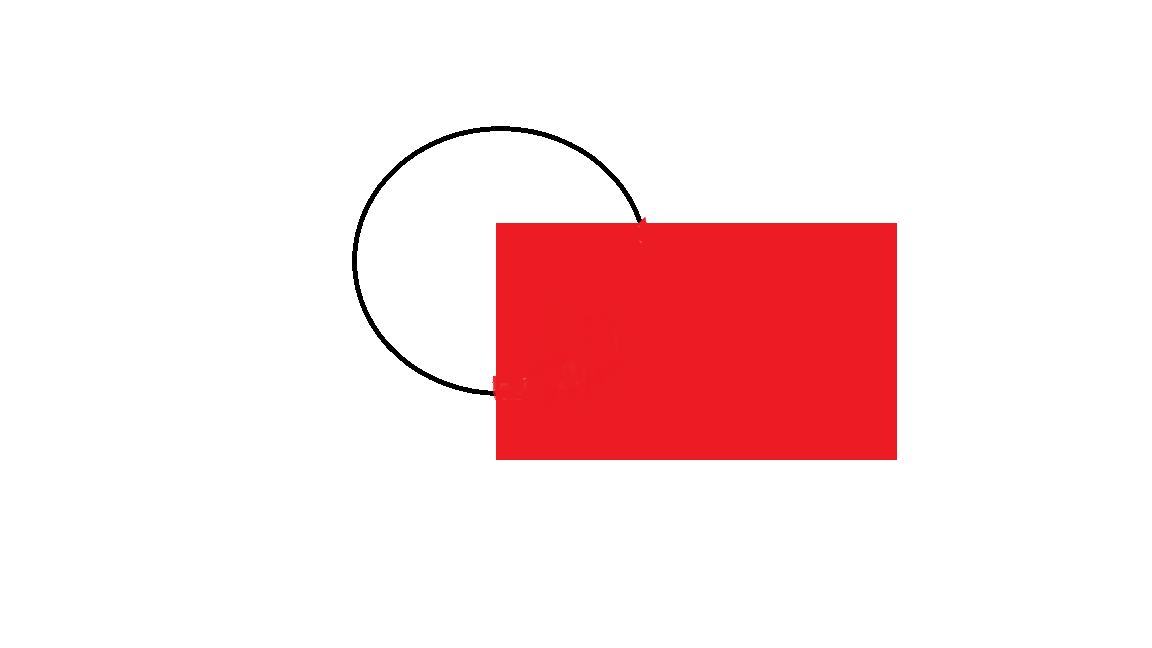
#> input picture 3. Completing Incomplete Curves/test.png, 1152 x 648 px
$ python occulsion.py
#> lines starting #> are read from the running program, lines starting #| are printed output that depends on the picture; after the words box and inside, x2 and y2 are one past the last pixel; in counts of white or black regions, pixels touching at a corner belong together; long printed decimals are rounded
#> the answer given: test.png
#> in detect_shapes, image is the input picture: shape (648, 1152, 3); mean B, G, R 226.1, 225, 251.7
### 3. Completing Incomplete Curves/polygon.py
import cv2
import numpy as np
import matplotlib.pyplot as plt

def is_angle_close(angle, target_angle, tolerance=10):
    return abs(angle - target_angle) < tolerance

# [7 lines left out: function draw_rectangle, not called in this run]

def is_valid_rectangle(corners, tolerance=10):
    angles = []
    if len(corners) < 4:
        return
    for i in range(4):
        pt1 = corners[i]
        pt2 = corners[(i + 1) % 4]
        pt3 = corners[(i + 2) % 4]
        vec1 = pt2 - pt1
        vec2 = pt3 - pt2
        angle = np.arctan2(vec2[1], vec2[0]) - np.arctan2(vec1[1], vec1[0])
        angle = np.degrees(angle)
        angle = abs(angle) % 180
        angles.append(angle)
    close_to_90_count = sum(is_angle_close(angle, 90, tolerance) for angle in angles)
    return close_to_90_count >= 2

def is_valid_triangle(corners, tolerance=10):
    if len(corners) < 3:
        return False
    angles = []
    for i in range( 3):
        pt1 = corners[i]
        pt2 = corners[(i + 1) % 3]
        pt3 = corners[(i + 2) % 3]
        vec1 = pt2 - pt1
        vec2 = pt3 - pt2
        angle = np.arctan2(vec2[1], vec2[0]) - np.arctan2(vec1[1], vec1[0])
        angle = np.degrees(angle)
        angle = abs(angle) % 180
        angles.append(angle)
        print(angles,"triangle")
    close_to_90_count = sum(is_angle_close(angle, 90, 20) for angle in angles)
    close_to_60_count = sum(is_angle_close(angle, 60, 30) for angle in angles)
    return close_to_60_count >= 2 and close_to_90_count == 0

def perpendicular_distance(point, line_start, line_end):
    line_start = np.array(line_start)
    line_end = np.array(line_end)
    point = np.array(point)
    line_vec = line_end - line_start
    point_vec = point - line_start
    line_len = np.linalg.norm(line_vec)
    if line_len == 0:
        return np.linalg.norm(point - line_start)
    line_vec_normalized = line_vec / line_len
    projection = np.dot(point_vec, line_vec_normalized)
    if projection < 0:
        nearest_point = line_start
    elif projection > line_len:
        nearest_point = line_end
    else:
        nearest_point = line_start + projection * line_vec_normalized
    return np.linalg.norm(point - nearest_point)

# [11 lines left out: function find_closest_point_on_contour, not called in this run]

def find_all_distances_to_contour(shape_points, contour):
    distances = []
    contour = [tuple(pt[0]) for pt in contour]
    num_contour_points = len(contour)
    for pt in shape_points:
        pt = tuple(pt)
        min_distance = float('inf')
        for i in range(num_contour_points):
            line_start = contour[i]
            line_end = contour[(i + 1) % num_contour_points]
            distance = perpendicular_distance(pt, line_start, line_end)
            if distance < min_distance:
                min_distance = distance
        distances.append(min_distance)
    return distances

# [15 lines left out: function count_continuous_points_within_threshold, not called in this run]

def generate_rectangle_points(rectangle, num_points=300):
    if not isinstance(rectangle, tuple) or len(rectangle) != 3:
        raise ValueError("Rectangle is not in the expected format.")
    (cx, cy), (w, h), angle = rectangle
    corners = [
        (cx - w / 2, cy - h / 2),
        (cx + w / 2, cy - h / 2),
        (cx + w / 2, cy + h / 2),
        (cx - w / 2, cy + h / 2)
    ]
    side_lengths = [
        np.linalg.norm(np.array(corners[0]) - np.array(corners[1])),
        np.linalg.norm(np.array(corners[1]) - np.array(corners[2])),
        np.linalg.norm(np.array(corners[2]) - np.array(corners[3])),
        np.linalg.norm(np.array(corners[3]) - np.array(corners[0]))
    ]
    perimeter = sum(side_lengths)
    points_per_side = num_points // 4
    remainder_points = num_points % 4
    if len(corners) < 4:
        return
    points = []
    for i in range(4):
        start_point = np.array(corners[i])
        end_point = np.array(corners[(i + 1) % 4])
        side_length = side_lengths[i]
        for j in range(points_per_side + (1 if i < remainder_points else 0)):
            alpha = j / (points_per_side + 1)
            point = start_point * (1 - alpha) + end_point * alpha
            points.append(point)
    return np.array(points)

def calculate_global_distance_threshold(contours, percentage=1):
    all_distances = []
    for contour in contours:
        if len(contour) >= 4:
            epsilon = 0.02 * cv2.arcLength(contour, True)
            approx = cv2.approxPolyDP(contour, epsilon, True)
            if len(approx) <= 10:
                rect = cv2.minAreaRect(approx)
                shape_points = generate_rectangle_points(rect)
                distances = find_all_distances_to_contour(shape_points, approx)
                all_distances.extend(distances)
    if all_distances:
        all_distances.sort()
        num_distances = len(all_distances)
        min_percentage_count = int(num_distances * percentage)
        min_distances = all_distances[:min_percentage_count]
        mean_distance = np.mean(min_distances)
        return mean_distance - 0.1 * mean_distance, mean_distance + 0.1 * mean_distance
    return 0, 0

def calculate_centroid(points):
    return np.mean(points, axis=0)

def calculate_angle(vector):
    return np.arctan2(vector[1], vector[0])

# [51 lines left out: functions create_equilateral_triangle, calculate_angle_between_vectors, generate_triangle_points, align_triangle, calculate_orientation, not called in this run]

def detect_triangles_rectangles_squares(image, min_continuous_points_rect=0, min_continuous_points_tri=0, triangle_area_percentage=0.02):
#> called with min_continuous_points_rect = 160, min_continuous_points_tri = 50, triangle_area_percentage = 0.02
    firstRect = None
    gray = cv2.cvtColor(image, cv2.COLOR_BGR2GRAY)
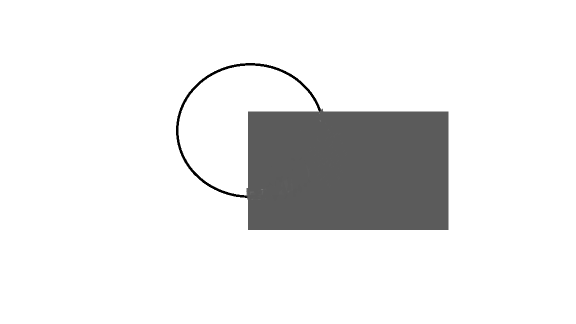
#> gray: shape (648, 1152) (shown at 1/2 size); min 0, max 255, mean 233.1
    blurred = cv2.GaussianBlur(gray, (5, 5), 0)
    edges = cv2.Canny(blurred, 50, 150)
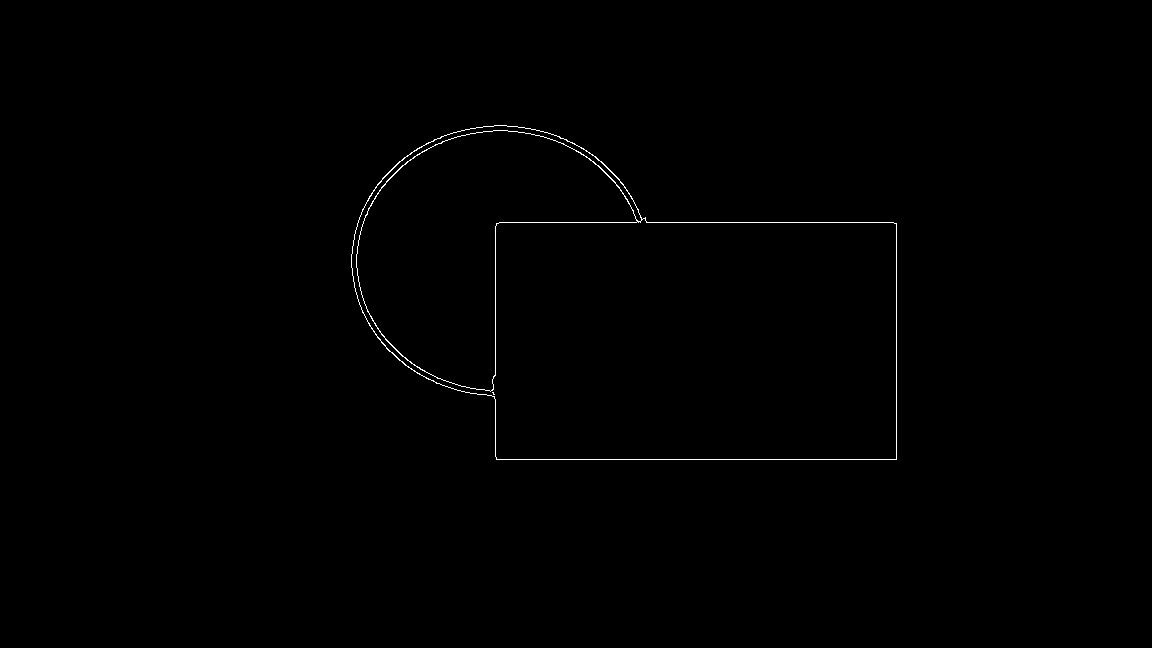
#> edges: shape (648, 1152); 0.35% white in thin lines or dots, all inside (x1, y1, x2, y2) = (351, 125, 897, 460)
    contours, _ = cv2.findContours(edges, cv2.RETR_TREE, cv2.CHAIN_APPROX_SIMPLE)
#> contours = 4 contours, 1 with area under 20; largest, box (x1, y1, x2, y2) and area: (351, 125, 897, 460) 135795, (351, 125, 897, 460) 98003, (356, 130, 638, 392) 37528
    detected_contours = image.copy()
    min_threshold, max_threshold = calculate_global_distance_threshold(contours)
#> the loop in calculate_global_distance_threshold, `for contour in contours:` made 4 passes
#> epsilon on pass 1: 32.29
    image_area = image.shape[0] * image.shape[1]
    triangle_area_threshold = image_area * triangle_area_percentage
    valid_rectangles = []
    valid_triangles = []
    firstRect = []
    rectangle_count = 0
    for contour in contours:
        epsilon = 0.02 * cv2.arcLength(contour, True)
        approx = cv2.approxPolyDP(contour, epsilon, True)
        if len(approx) <= 6 and is_valid_triangle(np.array([pt[0] for pt in approx])):
            area = cv2.contourArea(approx)
            if area > triangle_area_threshold:
                continuous_points_count = count_continuous_points_within_threshold(np.array([pt[0] for pt in approx]), approx, min_threshold)
                centroid = calculate_centroid(np.array([pt[0] for pt in approx]))
                aligned_triangle = align_triangle(np.array([pt[0] for pt in approx]), centroid)
                triangle_points = generate_triangle_points(aligned_triangle, num_points=100)
                continuous_points_count = count_continuous_points_within_threshold(triangle_points, approx, min_threshold)
                print(continuous_points_count,"trianlge")
                if continuous_points_count >= min_continuous_points_tri:
                    valid_triangles.append(aligned_triangle)
        elif len(approx) <= 10 and is_valid_rectangle(np.array([pt[0] for pt in approx])):
            rectangle_count += 1
            rect = cv2.minAreaRect(approx)
            rect_points = generate_rectangle_points(rect)
            continuous_points_count = count_continuous_points_within_threshold(rect_points, approx, min_threshold)
            if rectangle_count == 1:
                firstRect.append(rect)
            if continuous_points_count >= min_continuous_points_rect:
                valid_rectangles.append(rect)
#> this loop made 4 passes
#| [45.0] triangle
#| [45.0, 26.565] triangle
#| [45.0, 26.565, 161.565] triangle
    for triangle in valid_triangles:
        cv2.polylines(detected_contours, [triangle], True, (0, 255, 0), 2)
#> this loop made 0 passes
    if len(valid_rectangles) == 0 and len(firstRect) != 0:
        for rect in firstRect:
            box = cv2.boxPoints(rect)
            box = np.int0(box)
            cv2.drawContours(detected_contours, [box], 0, (255, 0, 0), 2)
            return detected_contours
    for rect in valid_rectangles:
        box = cv2.boxPoints(rect)
        box = np.int0(box)
        cv2.drawContours(detected_contours, [box], 0, (255, 0, 0), 2)
    return detected_contours

def detect_phase1(image_path):
    image = cv2.imread(image_path)
    min_continuous_points_rect = 160
    min_continuous_points_tri = 50
    detected_image = detect_triangles_rectangles_squares(image, min_continuous_points_rect, min_continuous_points_tri)
    detected_image_rgb = cv2.cvtColor(detected_image, cv2.COLOR_BGR2RGB)
    return detected_image_rgb

### 3. Completing Incomplete Curves/occulsion.py
import cv2
import numpy as np
import svgwrite
import matplotlib.pyplot as plt
from polygon import detect_phase1
from skimage.measure import approximate_polygon, find_contours

def imgae_to_polyline(image_path):
    img = cv2.imread(image_path, 0)
    contours = find_contours(img, 0)
    paths_XYs = []
    for contour in contours:
        polygon1 = approximate_polygon(contour, tolerance=2.5)
        polygon2 = approximate_polygon(contour, tolerance=15)
        paths_XYs.append([contour])
    result_contour = np.zeros(img.shape + (3, ), np.uint8)
    result_polygon1 = np.zeros(img.shape + (3, ), np.uint8)
    result_polygon2 = np.zeros(img.shape + (3, ), np.uint8)
    for contour in contours:
        polygon1 = approximate_polygon(contour, tolerance=2.5)
        polygon2 = approximate_polygon(contour, tolerance=15)
        contour = contour.astype(np.int64).tolist()
        polygon1 = polygon1.astype(np.int64).tolist()
        polygon2 = polygon2.astype(np.int64).tolist()
        for idx, coords in enumerate(contour[:-1]):
            y1, x1, y2, x2 = coords + contour[idx + 1]
            result_contour = cv2.line(result_contour, (x1, y1), (x2, y2),
                                    (0, 255, 0), 2)
        for idx, coords in enumerate(polygon1[:-1]):
            y1, x1, y2, x2 = coords + polygon1[idx + 1]
            result_polygon1 = cv2.line(result_polygon1, (x1, y1), (x2, y2),
                                    (0, 255, 0), 2)
        for idx, coords in enumerate(polygon2[:-1]):
            y1, x1, y2, x2 = coords + polygon2[idx + 1]
            result_polygon2 = cv2.line(result_polygon2, (x1, y1), (x2, y2),
                                    (0, 255, 0), 2)
    svg_path = 'output_image.svg'
    polylines2svg(paths_XYs, svg_path)
    cv2.imwrite('contour_lines.png', result_contour)
    cv2.imwrite('polygon1_lines.png', result_polygon1)
    cv2.imwrite('polygon2_lines.png', result_polygon2)

def polylines2svg(paths_XYs, svg_path):
    W, H = 0, 0
    for path_XYs in paths_XYs:
        for XY in path_XYs:
            if XY.ndim == 2:
                W, H = max(W, np.max(XY[:, 1])), max(H, np.max(XY[:, 0]))
    padding = 0.2
    W, H = int(W + padding * W), int(H + padding * H)
    dwg = svgwrite.Drawing(svg_path, profile='tiny', shape_rendering='crispEdges', size=(W, H))
    group = dwg.g()
    color = "black"
    for path in paths_XYs:
        path_data = []
        for XY in path:
            path_data.append(f"M {XY[0, 1]},{XY[0, 0]}")
            for j in range(1, len(XY)):
                path_data.append(f"L {XY[j, 1]},{XY[j, 0]}")
            if not np.allclose(XY[0], XY[-1]):
                path_data.append("Z")
        group.add(dwg.path(d=" ".join(path_data), fill='none', stroke=color, stroke_width=2))
    dwg.add(group)
    dwg.save()

def generate_ellipse_points(ellipse, num_points=100):
    if not isinstance(ellipse, tuple) or len(ellipse) != 3:
        raise ValueError("Ellipse is not in the expected format.")
    (cx, cy), (MA, ma), angle = ellipse
    t = np.linspace(0, 2 * np.pi, num_points)
    x = cx + (MA / 2) * np.cos(t) * np.cos(np.deg2rad(angle)) - (ma / 2) * np.sin(t) * np.sin(np.deg2rad(angle))
    y = cy + (MA / 2) * np.cos(t) * np.sin(np.deg2rad(angle)) + (ma / 2) * np.sin(t) * np.cos(np.deg2rad(angle))
    return np.column_stack((x, y))

def generate_circle_points(circle, num_points=100):
    (cx, cy), radius = circle
    t = np.linspace(0, 2 * np.pi, num_points)
    x = cx + radius * np.cos(t)
    y = cy + radius * np.sin(t)
    return np.column_stack((x, y))

def generate_rectangle_points(rectangle, num_points=100):
    if not isinstance(rectangle, tuple) or len(rectangle) != 3:
        raise ValueError("Rectangle is not in the expected format.")
    (cx, cy), (w, h), angle = rectangle
    t = np.linspace(0, 2 * np.pi, num_points)
    theta = np.deg2rad(angle)
    corners = [
        (cx - w / 2, cy - h / 2),
        (cx + w / 2, cy - h / 2),
        (cx + w / 2, cy + h / 2),
        (cx - w / 2, cy + h / 2)
    ]
    x = [corner[0] for corner in corners] + [corners[0][0]]
    y = [corner[1] for corner in corners] + [corners[0][1]]
    return np.column_stack((x, y))

def find_closest_point_on_contour(point, contour):
    min_dist = float('inf')
    closest_point = None
    for pt in contour:
        dist = np.linalg.norm(np.array(point) - np.array(pt[0]))
        if dist < min_dist:
            min_dist = dist
            closest_point = pt[0]
    return closest_point, min_dist

def find_all_distances_to_contour(shape_points, contour):
    distances = []
    for pt in shape_points:
        closest_point, distance = find_closest_point_on_contour(pt, contour)
        distances.append(distance)
    return distances

def calculate_global_distance_threshold(contours, percentage=0.3, shape_type='ellipse'):
    all_distances = []
    for contour in contours:
        if len(contour) >= 5:
            try:
                if shape_type == 'ellipse':
                    shape = cv2.fitEllipse(contour)
                    shape_points = generate_ellipse_points(shape)
                elif shape_type == 'circle':
                    (cx, cy), radius = cv2.minEnclosingCircle(contour)
                    shape_points = generate_circle_points(((cx, cy), radius))
                elif shape_type == 'rectangle':
                    rect = cv2.minAreaRect(contour)
                    shape_points = generate_rectangle_points(rect)
                distances = find_all_distances_to_contour(shape_points, contour)
                all_distances.extend(distances)
            except cv2.error as e:
                print(f"Error fitting shape: {e}")
    all_distances.sort()
    num_distances = len(all_distances)
    min_percentage_count = int(num_distances * percentage)
    min_distances = all_distances[:min_percentage_count]
    threshold = np.mean(min_distances) if min_distances else 0
    return 1.1*threshold

def count_continuous_points_within_threshold(shape_points, contour, distance_threshold):
    continuous_count = 0
    max_continuous = 0
    for pt in shape_points:
        closest_point, distance = find_closest_point_on_contour(pt, contour)
        if distance <= distance_threshold:
            continuous_count += 1
        else:
            if continuous_count > max_continuous:
                max_continuous = continuous_count
            continuous_count = 0
    if continuous_count > max_continuous:
        max_continuous = continuous_count
    return max_continuous

def calculate_ellipse_area(ellipse):
    _, (MA, ma), _ = ellipse
    return np.pi * (MA / 2) * (ma / 2)

def detect_shapes(image_path, min_major_axis=80, max_major_axis=1000, min_aspect_ratio=0.5, max_aspect_ratio=2,
                  ellipse_percentage=0.3, circle_percentage=0.3, rectangle_percentage=0.3, min_continuous_points=6,
                  min_circle_radius=10, min_side_length=30, area_difference_threshold=0.2):
    image = cv2.imread(image_path)
    processed_image = detect_phase1(image_path)
    gray = cv2.cvtColor(processed_image, cv2.COLOR_BGR2GRAY)
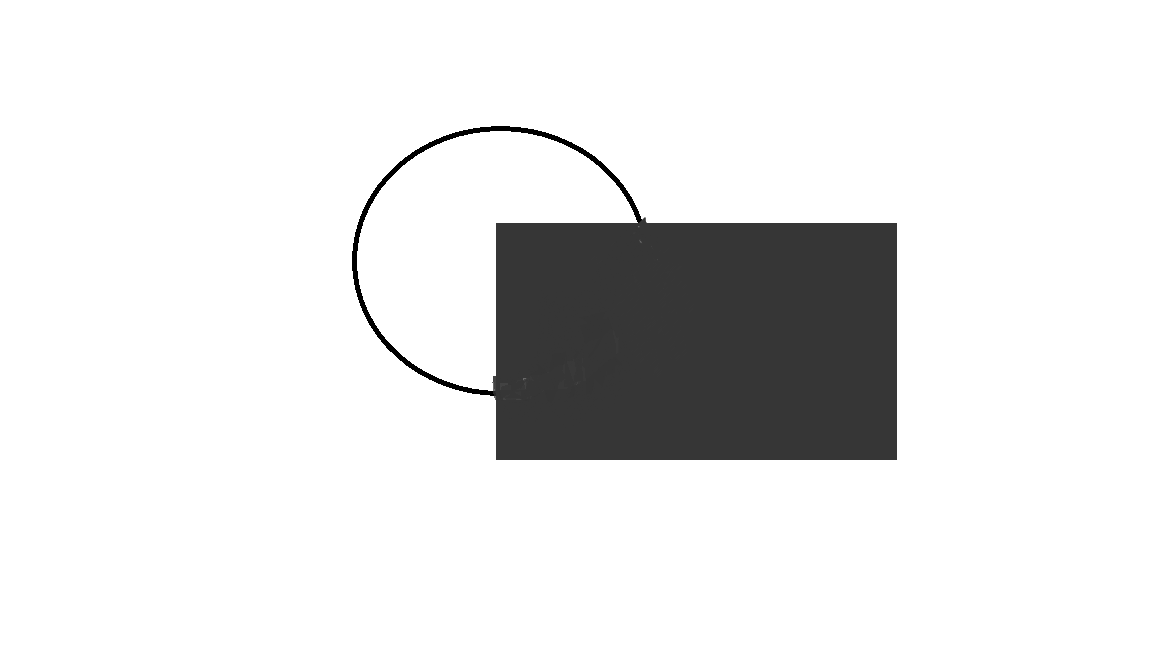
#> gray: shape (648, 1152); min 0, max 255, mean 228.3
    blurred = cv2.GaussianBlur(gray, (9, 9), 2)
    edges = cv2.Canny(blurred, 50, 150)
#> (the rest of the program and of its run is left out)
